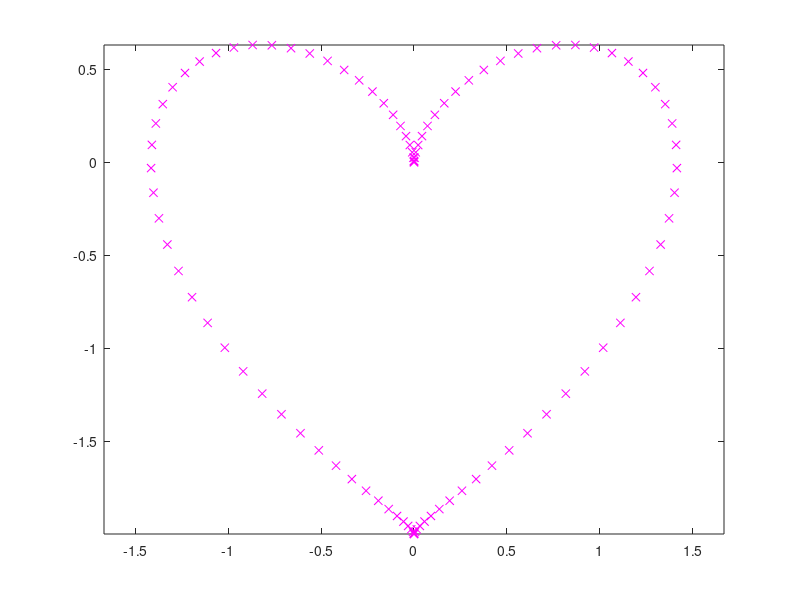

Write the MATLAB code that produced this figure.
for t=linspace(0,2*pi)
    x=sqrt(2)*(sin(t))^3;
    y=-(cos(t))^3-(cos(t))^2+2*cos(t);
    axis equal;
    plot(x,y,'x','Color','magenta')
    pause(0.05);
    hold on
end
%trai_tim_em_danh_cho_anh
